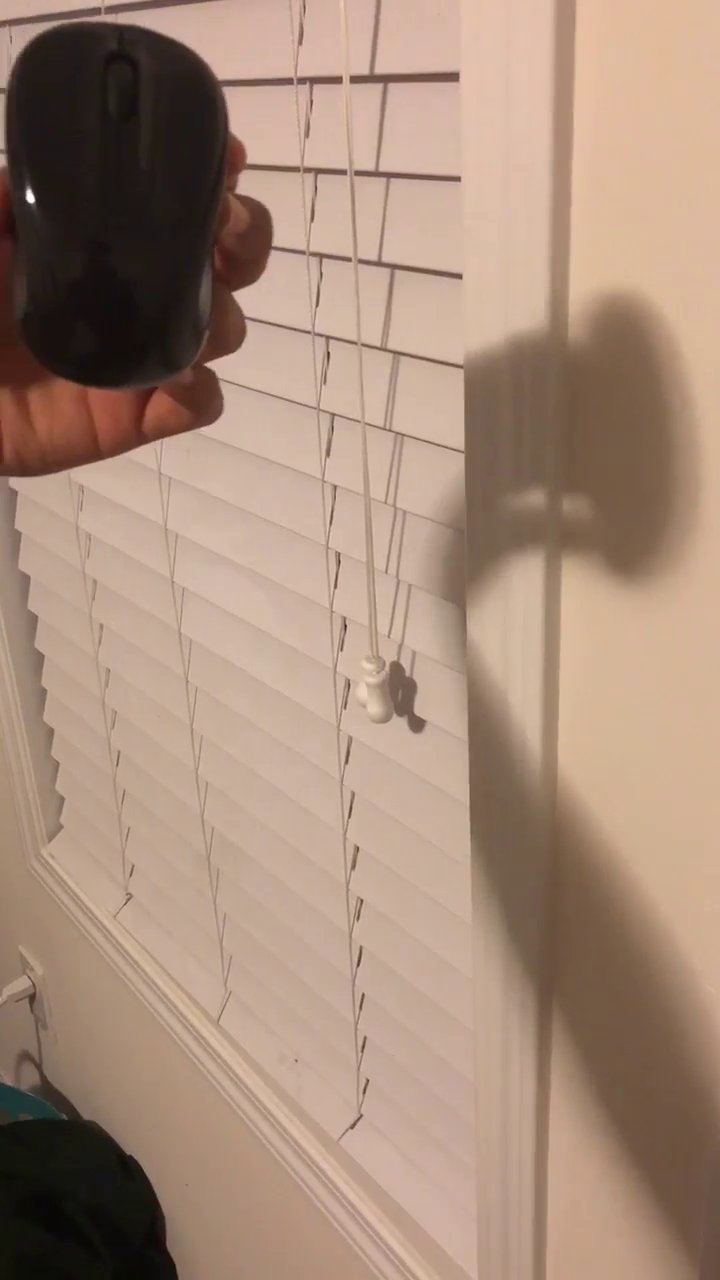
#> input picture frame 32 of comp_mouse.mp4, 720 x 1280 px
$ python meanshift.py
#> lines starting #> are read from the running program, lines starting #| are printed output that depends on the picture; after the words box and inside, x2 and y2 are one past the last pixel; in counts of white or black regions, pixels touching at a corner belong together
import cv2
import numpy as np

video = cv2.VideoCapture("comp_mouse.mp4")

_, first_frame = video.read()
#> first_frame is the input picture: shape (1280, 720, 3); mean B, G, R 122.1, 139.9, 166.6
x = 0
y = 30
width = 200
height = 350
roi = first_frame[y: y+ height, x: x + width]
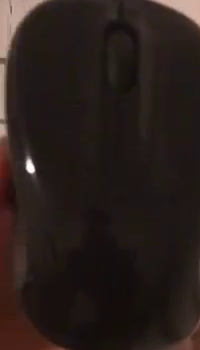
#> roi: shape (350, 200, 3); mean B, G, R 26.8, 30, 40.3
hsv_roi = cv2.cvtColor(roi, cv2.COLOR_BGR2HSV)
#> hsv_roi: shape (350, 200, 3); mean H, S, V 15.8, 86.9, 40.3
#Use first channel, hue (range is 0 - 179)
roi_hist = cv2.calcHist([hsv_roi], [0], None, [180], [0, 180])
#> roi_hist = 180 values, max 16628 at index 7, min 0 at index 22, mean 388.9
#Normalise to fit to 0 - 255
roi_hist = cv2.normalize(roi_hist, roi_hist, 0, 255, cv2.NORM_MINMAX)
#> roi_hist = 180 values, max 255 at index 7, min 0 at index 22, mean 5.96


#Use this to indicate when to stop iteration (after termination or convergence)
term_criteria = (cv2.TERM_CRITERIA_EPS | cv2.TERM_CRITERIA_COUNT, 10, 3)

while True:
    _, frame = video.read()
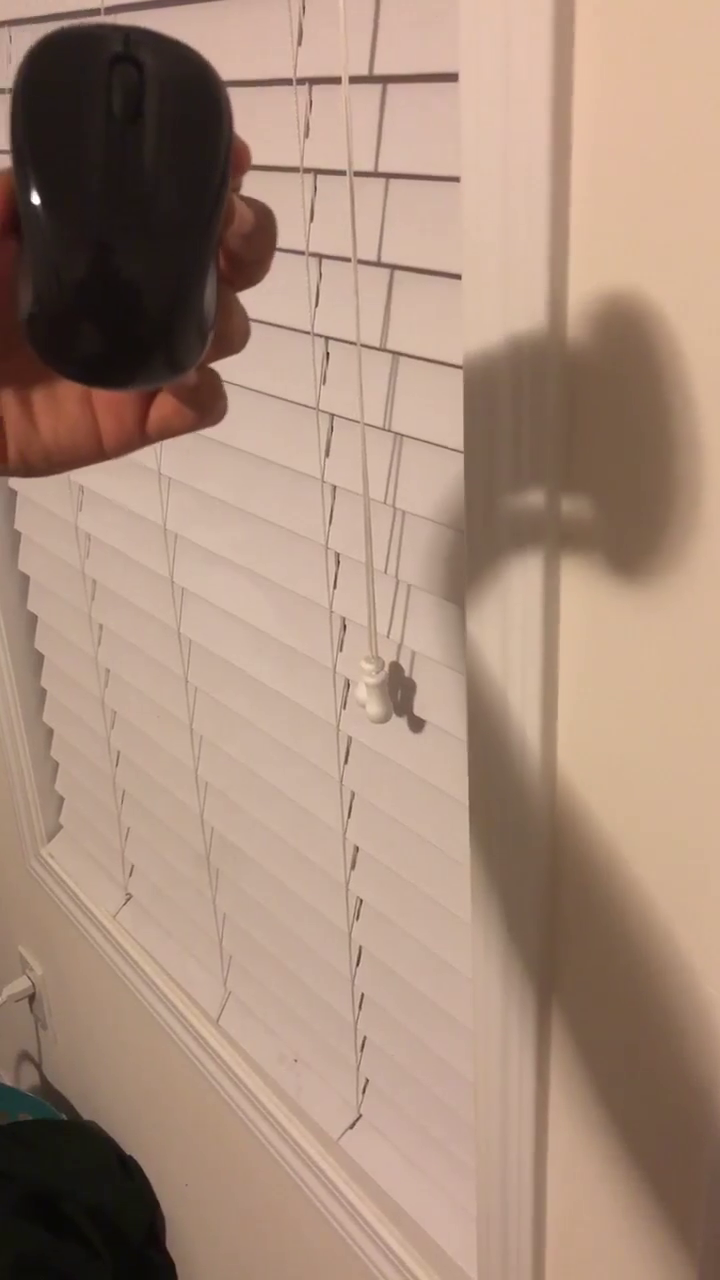
#> input picture frame 33 of comp_mouse.mp4, 720 x 1280 px
#> frame is the input picture: shape (1280, 720, 3); mean B, G, R 122.3, 139.7, 166.8
    hsv = cv2.cvtColor(frame, cv2.COLOR_BGR2HSV)
#> hsv: shape (1280, 720, 3); mean H, S, V 12.7, 72.2, 166.8
    #Apply backprojection to determine probability that pixels of following frames
    #Match those of first frame, essentially checking for ROI
    mask = cv2.calcBackProject([hsv], [0], roi_hist, [0, 180], 1)
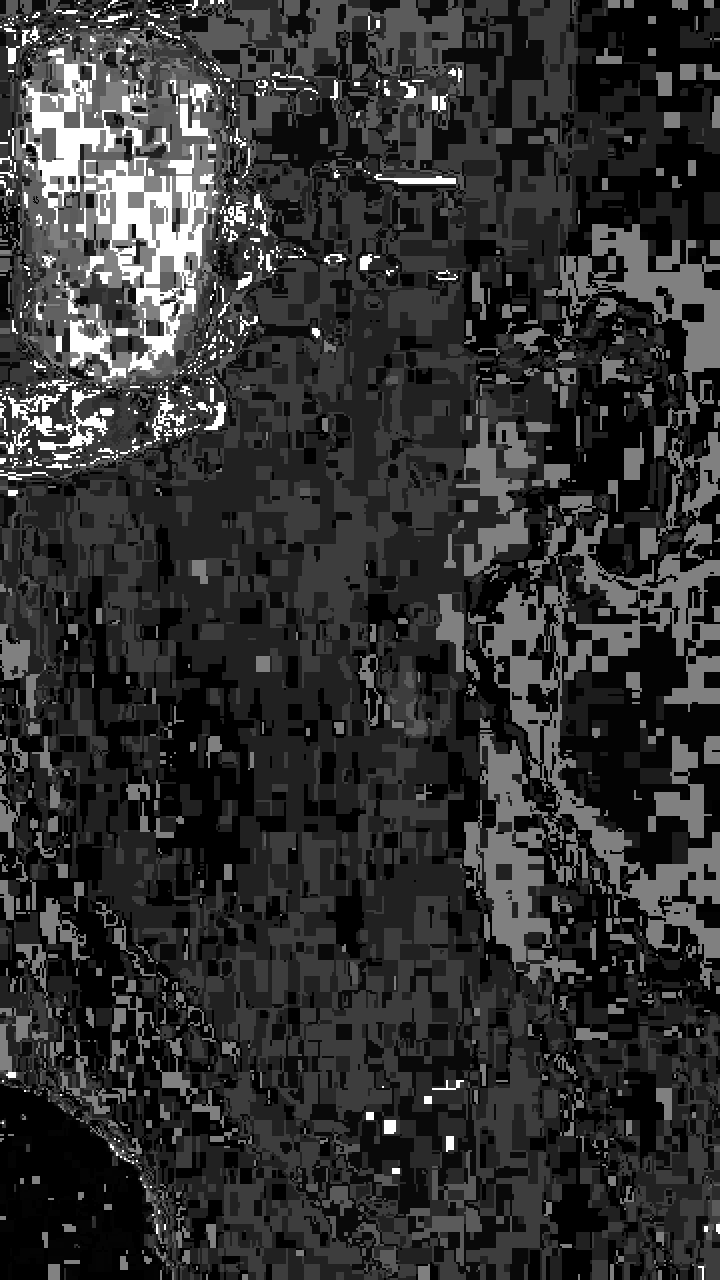
#> mask: shape (1280, 720); min 0, max 255, mean 50.2

    _, track_window = cv2.meanShift(mask, (x, y, width, height), term_criteria)
#> track_window = (20, 28, 200, 350)
    x, y, w, h = track_window
#> x = 20; y = 28; w = 200; h = 350
    cv2.rectangle(frame, (x,y), (x+w, y+h), (0,0,255), 2)
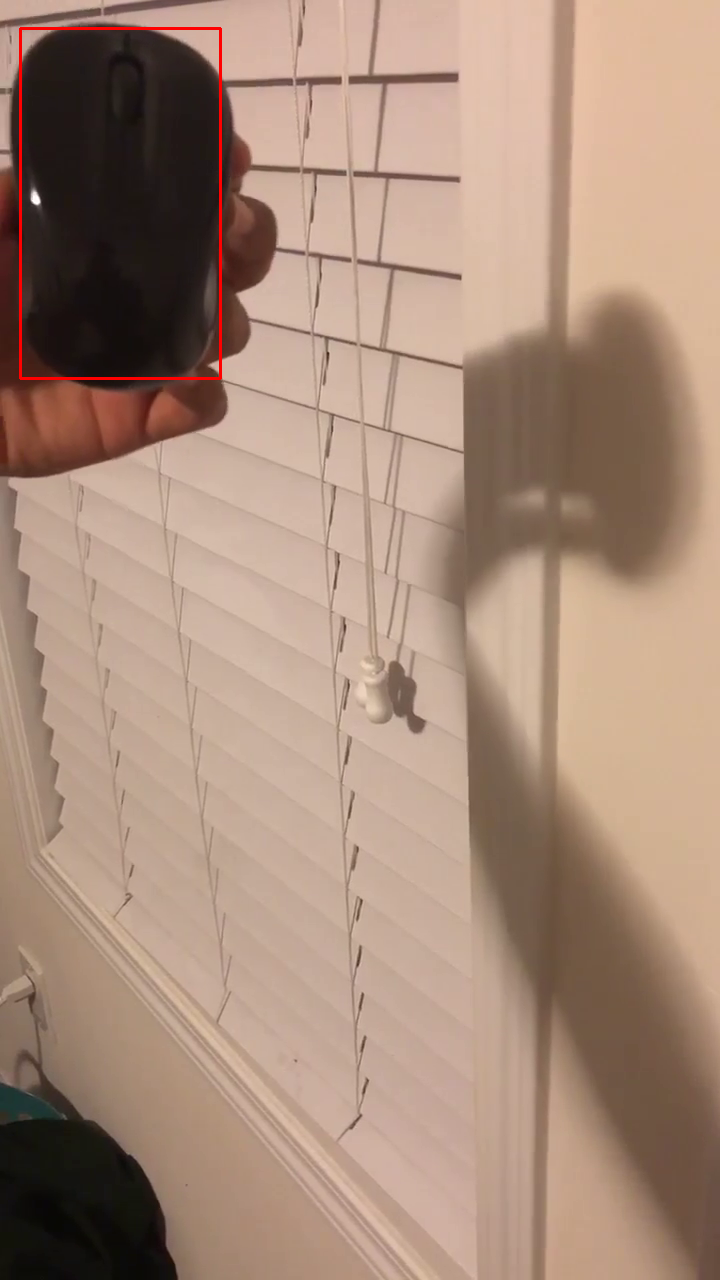
#> frame: shape (1280, 720, 3); 0.36% of pixels changed, all inside (x1, y1, x2, y2) = (19, 27, 222, 380)

    cv2.imshow("Mask", mask)

    cv2.imshow("roi", roi)
    cv2.imshow("Frame", frame)

    key = cv2.waitKey(60)
#> (key Esc is pressed here)
    if key == 27:
        break

video.release()
cv2.destroyAllWindows()

$ run again, starting later in the video
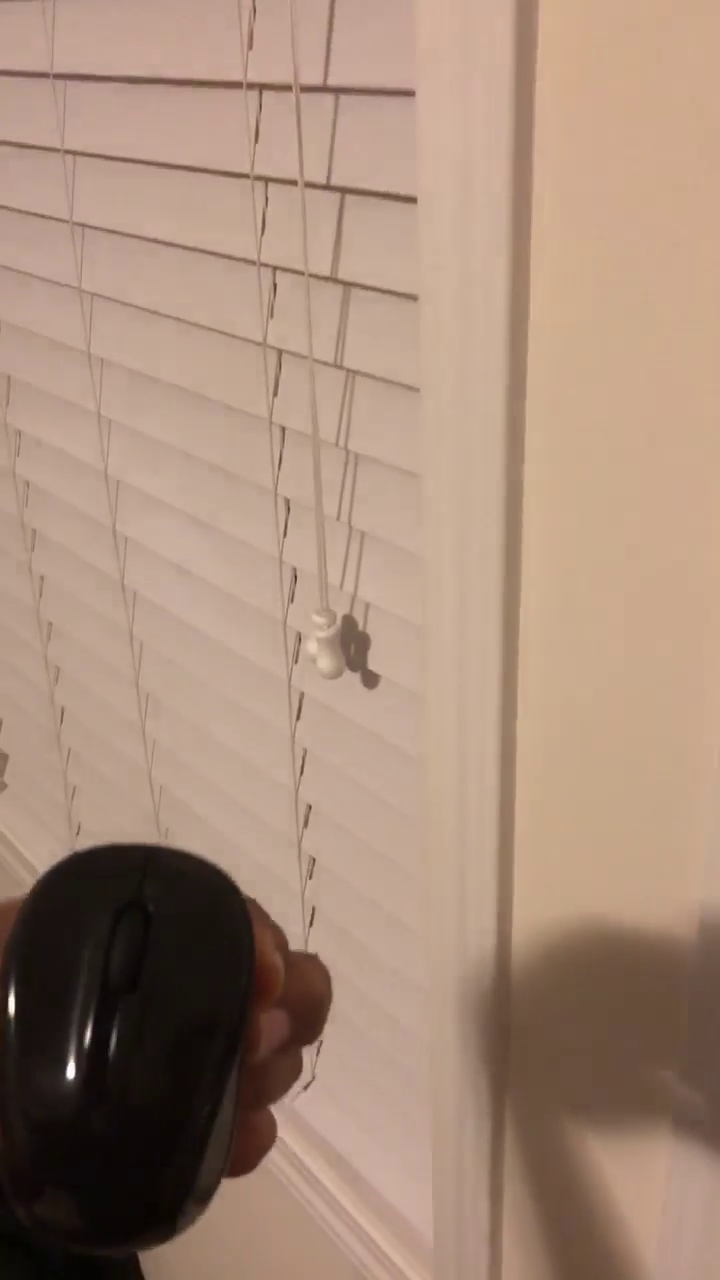
#> input picture frame 144 of comp_mouse.mp4, 720 x 1280 px
#> first_frame is the input picture: shape (1280, 720, 3); mean B, G, R 122.2, 140.3, 167.4
#> hsv_roi: shape (350, 200, 3); mean H, S, V 9.6, 61.7, 188.3
#> `roi_hist = cv2.calcHist([hsv_roi], [0], None, [180], [0, 180])`: roi_hist = 180 values, max 25896 at index 10, min 0 at index 0, mean 388.9
#> `roi_hist = cv2.normalize(roi_hist, roi_hist, 0, 255, cv2.NORM_MINMAX)`: roi_hist = 180 values, max 255 at index 10, min 0 at index 0, mean 3.83
#> hsv: shape (1280, 720, 3); mean H, S, V 12.1, 72.5, 170.6
#> `mask = cv2.calcBackProject([hsv], [0], roi_hist, [0, 180], 1)`:
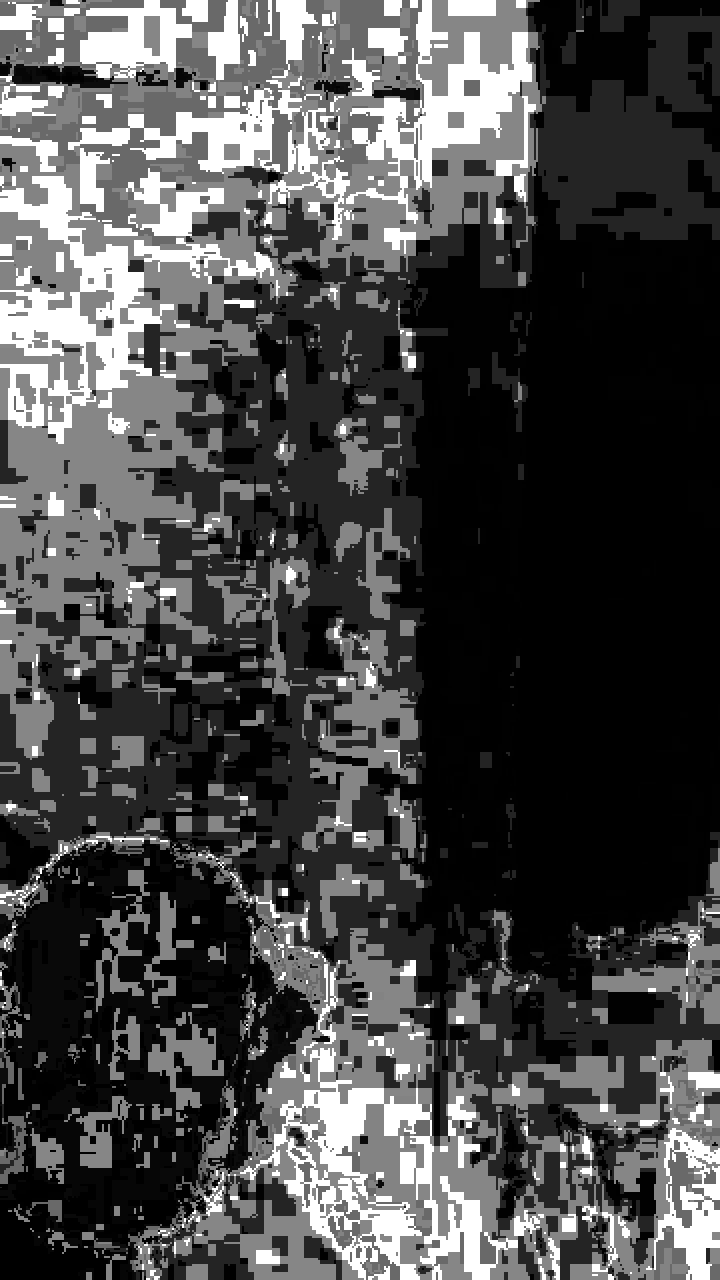
#> mask: shape (1280, 720); min 0, max 255, mean 71.6
#> track_window = (0, 84, 200, 350)
#> x = 0; y = 84; w = 200; h = 350
#> `cv2.rectangle(frame, (x,y), (x+w, y+h), (0,0,255), 2)`:
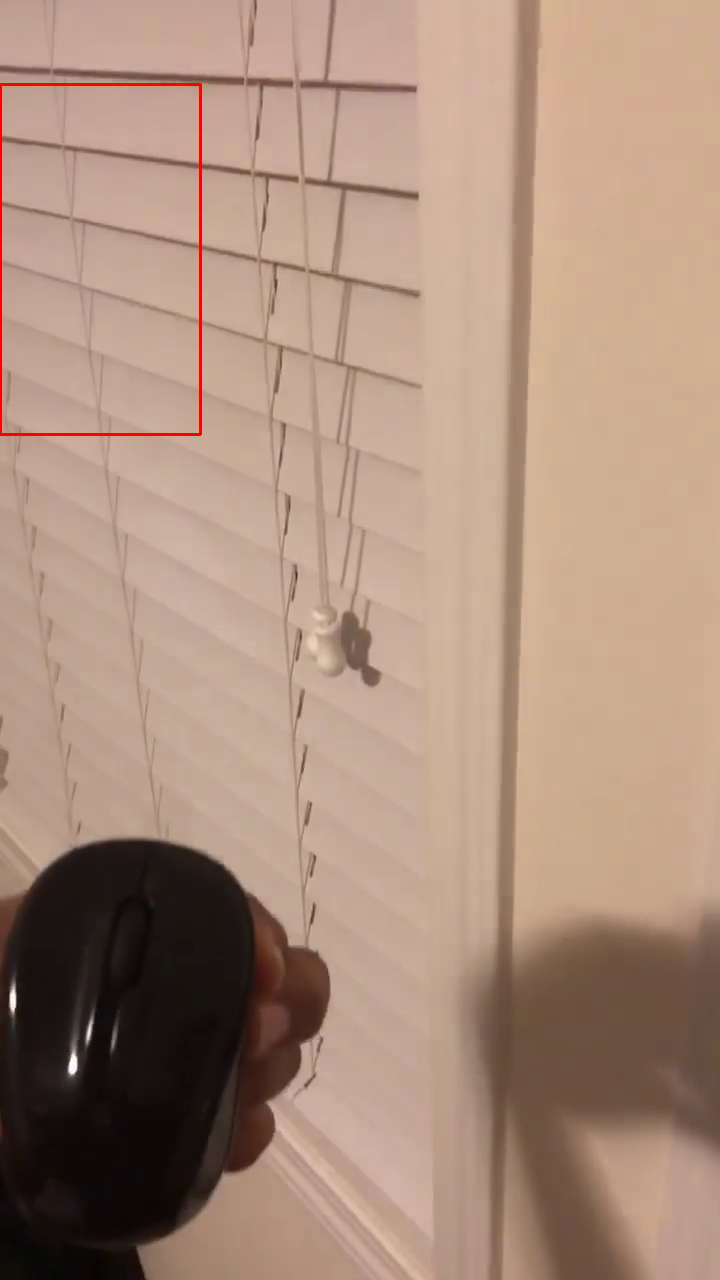
#> frame: shape (1280, 720, 3); mean B, G, R 124.9, 142.8, 170.8

$ run again, starting later in the video
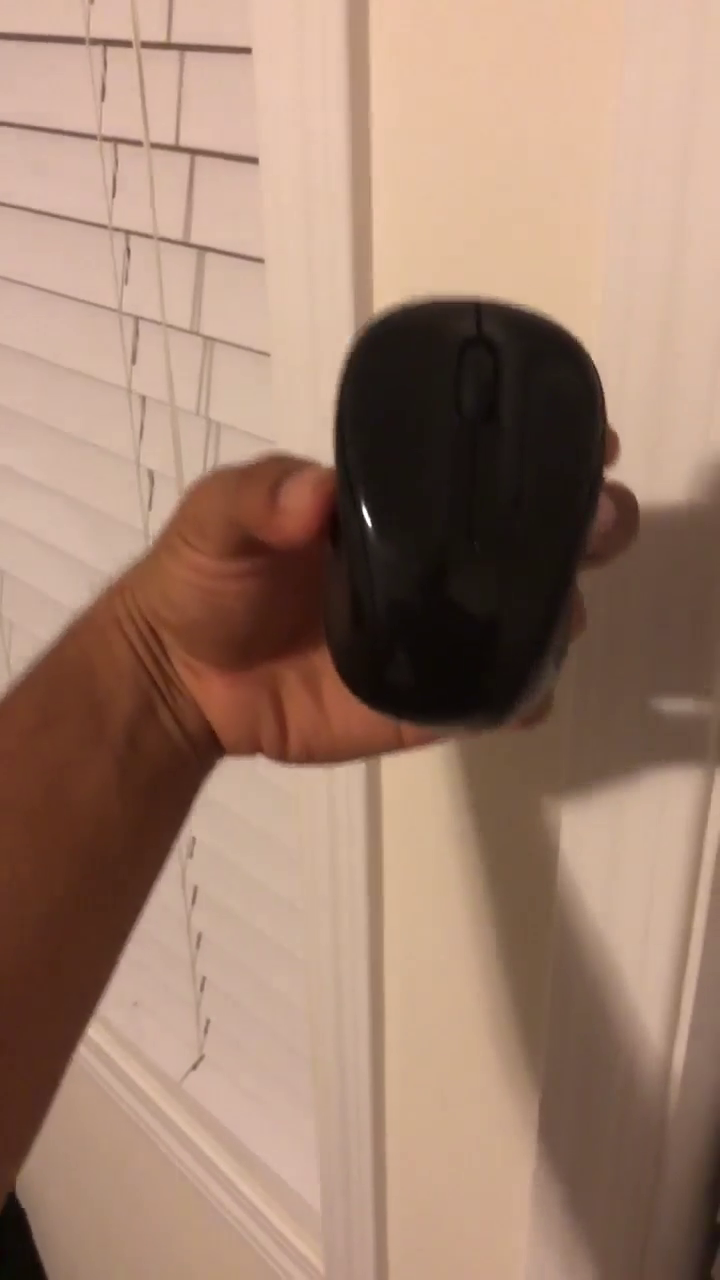
#> input picture frame 256 of comp_mouse.mp4, 720 x 1280 px
#> first_frame is the input picture: shape (1280, 720, 3); mean B, G, R 110.4, 128.7, 159.8
#> hsv_roi: shape (350, 200, 3); mean H, S, V 9.6, 60.3, 206.6
#> `roi_hist = cv2.calcHist([hsv_roi], [0], None, [180], [0, 180])`: roi_hist = 180 values, max 22348 at index 9, min 0 at index 0, mean 388.9
#> `roi_hist = cv2.normalize(roi_hist, roi_hist, 0, 255, cv2.NORM_MINMAX)`: roi_hist = 180 values, max 255 at index 9, min 0 at index 0, mean 4.44
#> hsv: shape (1280, 720, 3); mean H, S, V 10.9, 88.1, 160.6
#> `mask = cv2.calcBackProject([hsv], [0], roi_hist, [0, 180], 1)`:
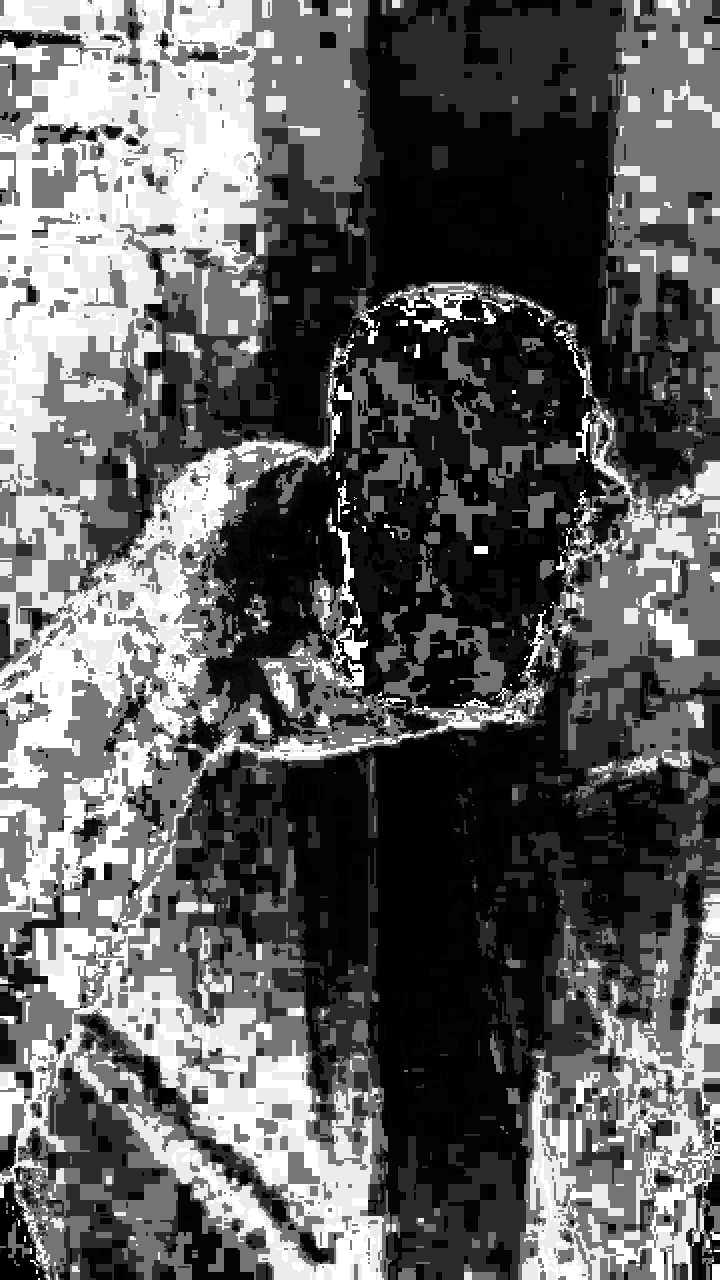
#> mask: shape (1280, 720); min 0, max 255, mean 95.7
#> track_window = (0, 28, 200, 350)
#> x = 0; y = 28; w = 200; h = 350
#> `cv2.rectangle(frame, (x,y), (x+w, y+h), (0,0,255), 2)`:
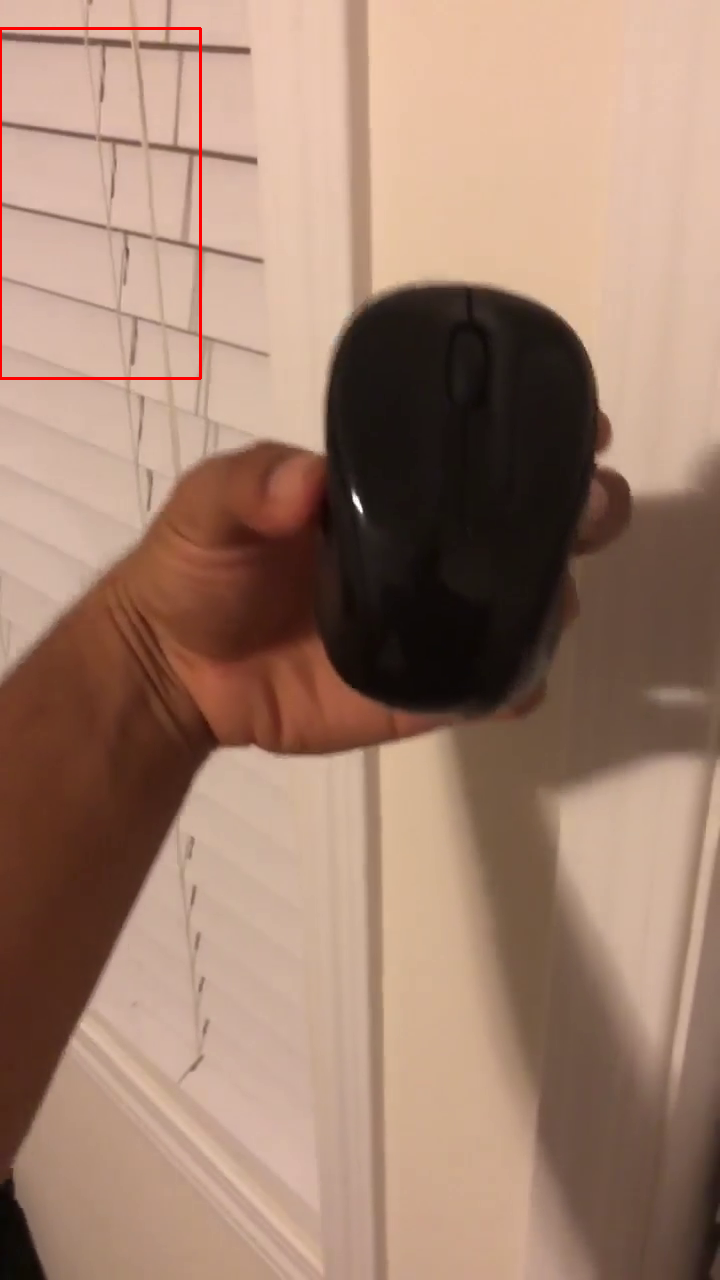
#> frame: shape (1280, 720, 3); mean B, G, R 110.7, 128.7, 160.7
